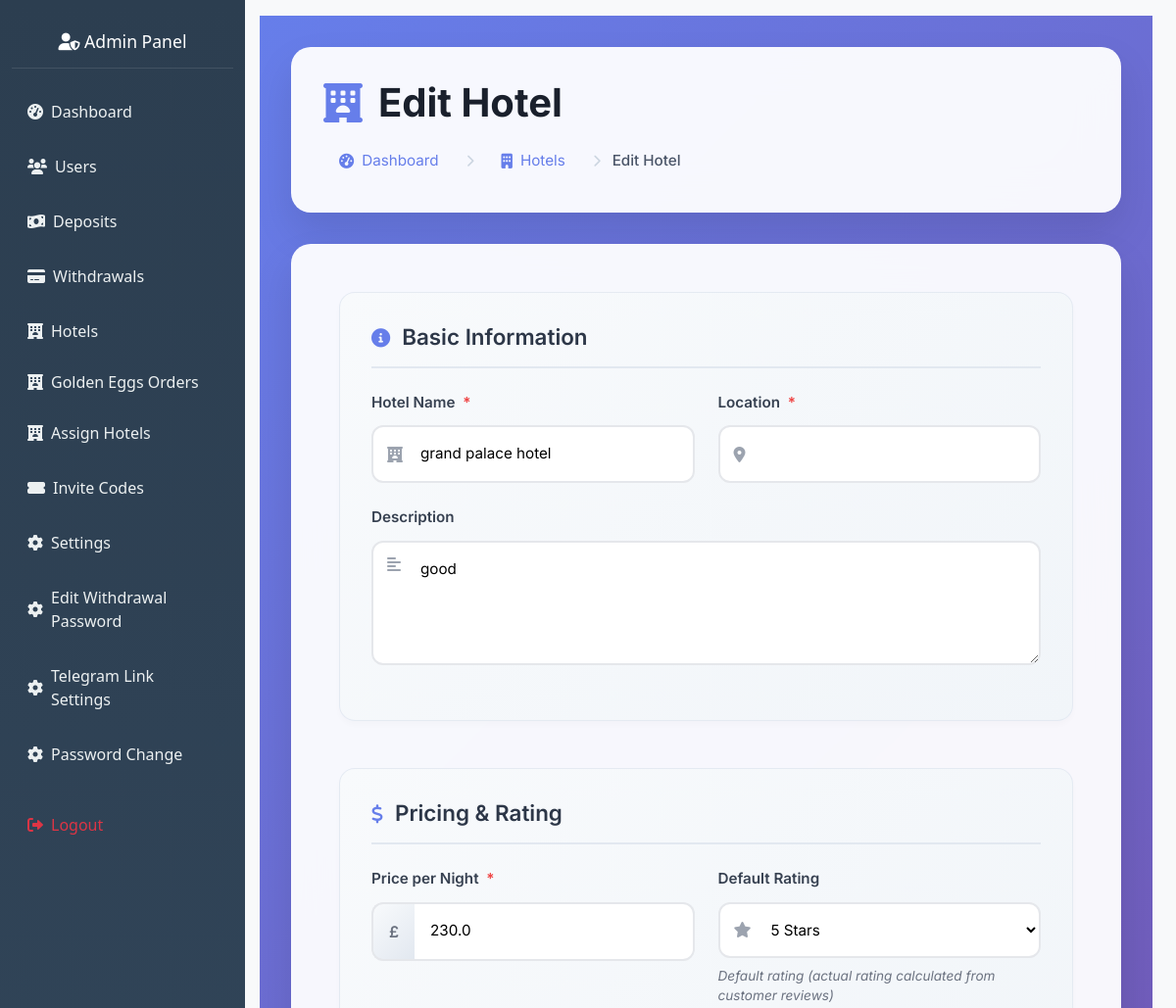
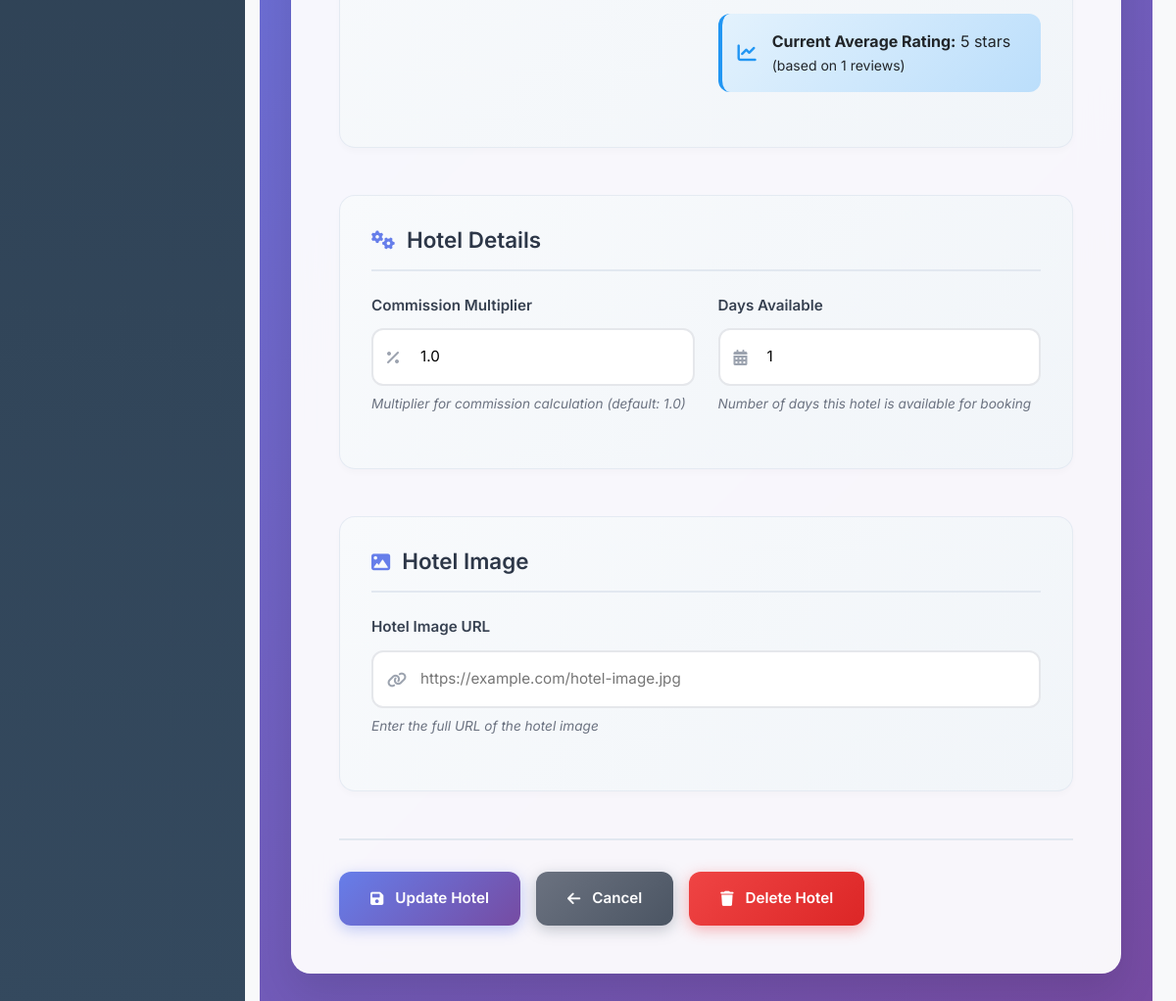
Screenshot of /admin/hotels/1/edit (signed in) with the database file from the repository (2 pictures, top to bottom).
### hotel_app/models.py (models this page shows)
class Hotel(db.Model):
    __tablename__ = 'hotel'
    id = db.Column(db.Integer, primary_key=True)
    name = db.Column(db.String(120), nullable=False)
    primary_picture = db.Column(db.String(200))
    price = db.Column(db.Float, nullable=False)
    commission_multiplier = db.Column(db.Float, default=1.0)
    days_available = db.Column(db.Integer, default=1)
    description = db.Column(db.Text)
    location = db.Column(db.String(200))
    rating = db.Column(db.Integer, default=5)
    created_at = db.Column(db.DateTime, default=datetime.utcnow)
    category = db.Column(db.String(50), default='regular')
    is_active = db.Column(db.Boolean, default=True)
    reservations = db.relationship(
        'Reservation',
        backref='hotel',
        lazy='dynamic',
        cascade='all, delete-orphan',
        passive_deletes=True
    )
    user_assignments = db.relationship(
        'UserHotelAssignment',
        foreign_keys='UserHotelAssignment.hotel_id',
        backref='hotel',
        lazy='dynamic',
        cascade='all, delete-orphan',
        passive_deletes=True
    )
    user_ratings = db.relationship(
        'UserHotelRating',
        backref='hotel',
        lazy='dynamic'
    )
    def get_average_rating(self):
        ratings = self.user_ratings.all()
        if not ratings:
            return self.rating or 5
        return round(sum(r.rating for r in ratings) / len(ratings))

### hotel_app/routes.py (the view, shortened to what this page needs)
@app.route('/admin/hotels/<int:hotel_id>/edit', methods=['GET', 'POST'])
@admin_required
def edit_hotel(hotel_id):
    hotel = Hotel.query.get_or_404(hotel_id)
    return render_template('admin_edit_hotel.html', hotel=hotel)

### hotel_app/routes.py (called while the page is built)
def admin_required(f):
    @wraps(f)
    def wrapper(*args, **kwargs):
        admin_id = session.get('admin_id')
        if not admin_id:
            flash("Admin login required.", "danger")
            return redirect(url_for('admin_login'))
        admin = Admin.query.get(admin_id)
        if not admin or not admin.is_active:
            session.pop('admin_id', None)
            flash("Admin access denied.", "danger")
            return redirect(url_for('admin_login'))
        g.current_admin = admin
        return f(*args, **kwargs)
    return wrapper

@app.before_request
def check_admin_routes():
    if request.endpoint and request.endpoint.startswith('admin_') and request.endpoint != 'admin_login':
        if 'admin_id' not in session:
            return redirect(url_for('admin_login'))

### hotel_app/templates/admin_edit_hotel.html (shortened to what this page needs)
{% extends "admin_base.html" %}
{% block content %}
<div class="modern-admin-container">
    <div class="page-header-modern">
        <div class="header-content">
            <h1><i class="fas fa-hotel"></i> Edit Hotel</h1>
            <div class="breadcrumb-modern">
                <a href="{{ url_for('admin_dashboard') }}"><i class="fas fa-tachometer-alt"></i> Dashboard</a>
                <span class="separator"><i class="fas fa-chevron-right"></i></span>
                <a href="{{ url_for('manage_hotels') }}"><i class="fas fa-building"></i> Hotels</a>
                <span class="separator"><i class="fas fa-chevron-right"></i></span>
                <span class="current">Edit Hotel</span>
            </div>
        </div>
    </div>
    <div class="form-container-modern">
        <form method="POST" enctype="multipart/form-data" class="modern-form">
            <div class="form-section-modern">
                <div class="section-header">
                    <h3><i class="fas fa-info-circle"></i> Basic Information</h3>
                </div>
                <div class="form-grid">
                    <div class="form-group-modern">
                        <label for="name">Hotel Name <span class="required">*</span></label>
                        <div class="input-wrapper">
                            <i class="fas fa-hotel input-icon"></i>
                            <input type="text" id="name" name="name" value="{{ hotel.name if hotel else '' }}" required class="form-control-modern">
                        </div>
                    </div>
                    <div class="form-group-modern">
                        <label for="location">Location <span class="required">*</span></label>
                        <div class="input-wrapper">
                            <i class="fas fa-map-marker-alt input-icon"></i>
                            <input type="text" id="location" name="location" value="{{ hotel.location if hotel else '' }}" required class="form-control-modern">
                        </div>
                    </div>
                </div>
                <div class="form-group-modern">
                    <label for="description">Description</label>
                    <div class="input-wrapper">
                        <i class="fas fa-align-left input-icon textarea-icon"></i>
                        <textarea id="description" name="description" rows="4" placeholder="Enter hotel description" class="form-control-modern">{{ hotel.description if hotel else '' }}</textarea>
                    </div>
                </div>
            </div>
            <div class="form-section-modern">
                <div class="section-header">
                    <h3><i class="fas fa-dollar-sign"></i> Pricing & Rating</h3>
                </div>
                <div class="form-grid">
                    <div class="form-group-modern">
                        <label for="price">Price per Night <span class="required">*</span></label>
                        <div class="input-wrapper price-input">
                            <span class="input-prefix">£</span>
                            <input type="number" id="price" name="price" step="0.01" min="0" value="{{ hotel.price if hotel else '' }}" required class="form-control-modern">
                        </div>
                    </div>
                    <div class="form-group-modern">
                        <label for="rating">Default Rating</label>
                        <div class="input-wrapper">
                            <i class="fas fa-star input-icon"></i>
                            <select id="rating" name="rating" class="form-control-modern">
                                {% for i in range(1, 6) %}
                                    <option value="{{ i }}" {% if hotel and hotel.rating == i %}selected{% elif not hotel and i == 5 %}selected{% endif %}>{{ i }} Star{{ 's' if i > 1 else '' }}</option>
                                {% endfor %}
                            </select>
                        </div>
                        <small class="form-help">Default rating (actual rating calculated from customer reviews)</small>
                        {% if hotel %}
                            <div class="rating-info-modern">
                                <div class="rating-display">
                                    <i class="fas fa-chart-line"></i>
                                    <div>
                                        <strong>Current Average Rating:</strong> {{ hotel.get_average_rating() }} stars
                                        <small>(based on {{ hotel.reservations|selectattr('rating')|list|length }} reviews)</small>
                                    </div>
                                </div>
                            </div>
                        {% endif %}
                    </div>
                </div>
            </div>
            <div class="form-section-modern">
                <div class="section-header">
                    <h3><i class="fas fa-cogs"></i> Hotel Details</h3>
                </div>
                <div class="form-grid">
                    <div class="form-group-modern">
                        <label for="commission_multiplier">Commission Multiplier</label>
                        <div class="input-wrapper">
                            <i class="fas fa-percentage input-icon"></i>
                            <input type="number" id="commission_multiplier" name="commission_multiplier"
                                   step="0.1" min="0" value="{{ hotel.commission_multiplier if hotel else '1.0' }}" class="form-control-modern">
                        </div>
                        <small class="form-help">Multiplier for commission calculation (default: 1.0)</small>
                    </div>
                    <div class="form-group-modern">
                        <label for="days_available">Days Available</label>
                        <div class="input-wrapper">
                            <i class="fas fa-calendar-days input-icon"></i>
                            <input type="number" id="days_available" name="days_available"
                                   min="1" value="{{ hotel.days_available if hotel else '1' }}" class="form-control-modern">
                        </div>
                        <small class="form-help">Number of days this hotel is available for booking</small>
                    </div>
                </div>
            </div>
            <div class="form-section-modern">
                <div class="section-header">
                    <h3><i class="fas fa-image"></i> Hotel Image</h3>
                </div>
                <div class="form-group-modern">
                    <label for="primary_picture">Hotel Image URL</label>
                    <div class="input-wrapper">
                        <i class="fas fa-link input-icon"></i>
                        <input type="url" id="primary_picture" name="primary_picture"
                               value="{{ hotel.primary_picture if hotel else '' }}"
                               placeholder="https://example.com/hotel-image.jpg" class="form-control-modern">
                    </div>
                    <small class="form-help">Enter the full URL of the hotel image</small>
                </div>
            </div>
            <div class="form-actions-modern">
                <button type="submit" class="btn-modern btn-primary-modern">
                    <i class="fas fa-save"></i>
                    <span>Update Hotel</span>
                </button>
                <a href="{{ url_for('manage_hotels') }}" class="btn-modern btn-secondary-modern">
                    <i class="fas fa-arrow-left"></i>
                    <span>Cancel</span>
                </a>
                {% if hotel %}
                    <button type="button" class="btn-modern btn-danger-modern" onclick="confirmDelete()">
                        <i class="fas fa-trash"></i>
                        <span>Delete Hotel</span>
                    </button>
                {% endif %}
            </div>
        </form>
    </div>
</div>
{% endblock %}

### hotel_app/templates/admin_edit_hotel.html (style rules this page uses)
.modern-admin-container { font-family: 'Inter', -apple-system, BlinkMacSystemFont, 'Segoe UI', sans-serif; max-width: 1200px; margin: 0 auto; padding: 2rem; background: linear-gradient(135deg, #667eea 0%, #764ba2 100%); min-height: 100vh; }
.page-header-modern { background: rgba(255, 255, 255, 0.95); backdrop-filter: blur(20px); border-radius: 20px; padding: 2rem; margin-bottom: 2rem; box-shadow: 0 20px 40px rgba(0, 0, 0, 0.1); border: 1px solid rgba(255, 255, 255, 0.2); }
.header-content h1 { font-size: 2.5rem; font-weight: 700; color: #1a202c; margin-bottom: 1rem; display: flex; align-items: center; gap: 1rem; }
.header-content h1 i { color: #667eea; }
.breadcrumb-modern { display: flex; align-items: center; gap: 0.75rem; font-size: 0.95rem; }
.breadcrumb-modern a { color: #667eea; text-decoration: none; display: flex; align-items: center; gap: 0.5rem; padding: 0.5rem 1rem; border-radius: 8px; transition: all 0.2s ease; }
.breadcrumb-modern .separator { color: #cbd5e0; font-size: 0.8rem; }
.breadcrumb-modern .current { color: #4a5568; font-weight: 500; }
.form-container-modern { background: rgba(255, 255, 255, 0.95); backdrop-filter: blur(20px); border-radius: 20px; padding: 3rem; box-shadow: 0 20px 40px rgba(0, 0, 0, 0.1); border: 1px solid rgba(255, 255, 255, 0.2); }
.form-section-modern { margin-bottom: 3rem; background: linear-gradient(135deg, #f8fafc 0%, #f1f5f9 100%); border-radius: 16px; padding: 2rem; border: 1px solid rgba(226, 232, 240, 0.8); box-shadow: 0 4px 6px rgba(0, 0, 0, 0.02); }
.section-header h3 { font-size: 1.4rem; font-weight: 600; color: #2d3748; margin-bottom: 1.5rem; display: flex; align-items: center; gap: 0.75rem; padding-bottom: 1rem; border-bottom: 2px solid #e2e8f0; }
.section-header h3 i { color: #667eea; font-size: 1.2rem; }
.form-grid { display: grid; grid-template-columns: repeat(auto-fit, minmax(300px, 1fr)); gap: 1.5rem; }
.form-group-modern { margin-bottom: 1.5rem; }
.form-group-modern label { display: block; margin-bottom: 0.75rem; font-weight: 600; color: #374151; font-size: 0.95rem; }
.required { color: #ef4444; margin-left: 0.25rem; }
.input-wrapper { position: relative; display: flex; align-items: center; }
.input-icon { position: absolute; left: 1rem; color: #9ca3af; z-index: 1; transition: color 0.2s ease; }
.textarea-icon { top: 1rem; left: 1rem; }
.form-control-modern { width: 100%; padding: 1rem 1rem 1rem 3rem; border: 2px solid #e5e7eb; border-radius: 12px; font-size: 0.95rem; transition: all 0.2s ease; background: white; }
.price-input { display: flex; align-items: stretch; }
.input-prefix { background: linear-gradient(135deg, #f8fafc 0%, #e2e8f0 100%); border: 2px solid #e5e7eb; border-right: none; padding: 1rem; border-radius: 12px 0 0 12px; color: #6b7280; font-weight: 600; display: flex; align-items: center; }
.price-input .form-control-modern { padding-left: 1rem; border-radius: 0 12px 12px 0; border-left: none; }
.form-help { display: block; margin-top: 0.5rem; font-size: 0.85rem; color: #6b7280; font-style: italic; }
.rating-info-modern { margin-top: 1rem; background: linear-gradient(135deg, #e3f2fd 0%, #bbdefb 100%); border-radius: 12px; padding: 1rem; border-left: 4px solid #2196f3; }
.rating-display { display: flex; align-items: center; gap: 1rem; }
.rating-display i { color: #2196f3; font-size: 1.2rem; }
.form-actions-modern { margin-top: 3rem; padding-top: 2rem; border-top: 2px solid #e2e8f0; display: flex; gap: 1rem; flex-wrap: wrap; justify-content: flex-start; }
.btn-modern { display: inline-flex; align-items: center; gap: 0.75rem; padding: 1rem 2rem; border: none; border-radius: 12px; text-decoration: none; cursor: pointer; font-size: 0.95rem; font-weight: 600; transition: all 0.2s ease; position: relative; overflow: hidden; }
.btn-modern::before { content: ''; position: absolute; top: 0; left: -100%; width: 100%; height: 100%; background: linear-gradient(90deg, transparent, rgba(255, 255, 255, 0.2), transparent); transition: left 0.5s; }
.btn-primary-modern { background: linear-gradient(135deg, #667eea 0%, #764ba2 100%); color: white; box-shadow: 0 4px 15px rgba(102, 126, 234, 0.4); }
.btn-secondary-modern { background: linear-gradient(135deg, #6b7280 0%, #4b5563 100%); color: white; box-shadow: 0 4px 15px rgba(107, 114, 128, 0.4); }
.btn-danger-modern { background: linear-gradient(135deg, #ef4444 0%, #dc2626 100%); color: white; box-shadow: 0 4px 15px rgba(239, 68, 68, 0.4); }

### rows the page displays
Hotel: name "grand palace hotel", description "good", price "230.0", rating "5 Stars", get_average_rating "5", commission_multiplier "1.0", days_available "1"

### other values shown
{{ hotel.reservations|selectattr('rating')|list|length }} "1"
